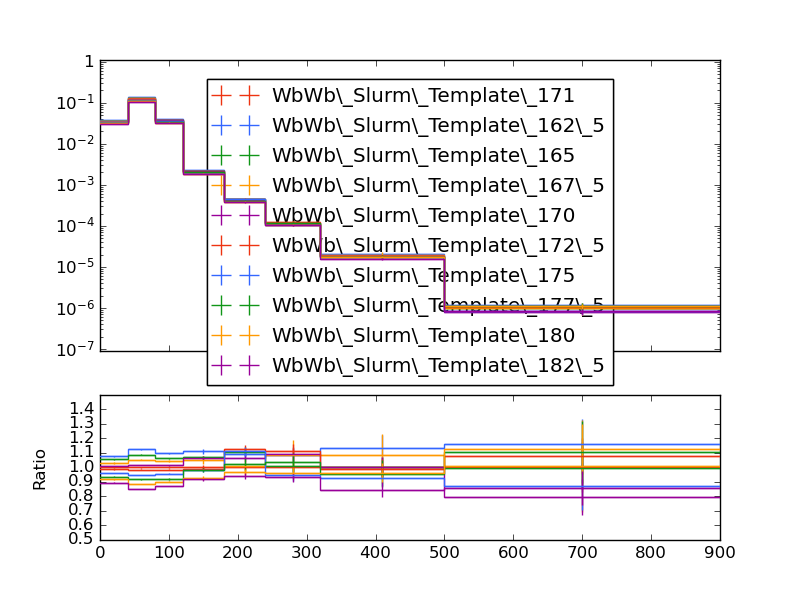

Reproduce this figure in Python.
#! /usr/bin/env python

# This Python script was auto-generated using YODA v2.0.1.
# Analysis object: /WbWb_singlelepton/mT_lep1met
# Timestamp: 12-01-2026 (12:51:18)

import matplotlib as mpl
import matplotlib.pyplot as plt
mpl.use('Agg') # comment out for interactive use
import os
import numpy as np

plotDir = os.path.split(os.path.realpath(__file__))[0]
if 'YODA_USER_PLOT_PATH' in globals():
    plot_outdir = globals()['YODA_USER_PLOT_PATH']
else:
    plot_outdir = plotDir

#plot style
plt.style.use(os.path.join(plotDir, '../default.mplstyle'))

plt.rcParams['text.usetex'] = False
plt.style.use(['classic'])
plt.rc('font', family='DejaVu Sans')
# plot metadata
figW, figH = plt.rcParams['figure.figsize']
ax_xLabel = r''
ax_yLabel = r''
ax_title  = r''
ax_xScale = 'linear'
ax_yScale = 'log'
xLims = (0.0, 900.0)
yLims = (9e-08, 1.1)

# TeX-friendly labels for the legend
labels = {
    'legend' : ([ r"WbWb\_Slurm\_Template\_171", r"WbWb\_Slurm\_Template\_162\_5", r"WbWb\_Slurm\_Template\_165", r"WbWb\_Slurm\_Template\_167\_5", r"WbWb\_Slurm\_Template\_170", r"WbWb\_Slurm\_Template\_172\_5", r"WbWb\_Slurm\_Template\_175", r"WbWb\_Slurm\_Template\_177\_5", r"WbWb\_Slurm\_Template\_180", r"WbWb\_Slurm\_Template\_182\_5" ], r""),
}

# Adjust canvas width and height
canvasW = 10.0
canvasH = 9.0
figW *= canvasW/10.
figH *= canvasH/9.

# Create figure and axis objects
fig, (ax, ratio0_ax) = plt.subplots(2, 1, sharex=True,
                  figsize=(figW,figH), gridspec_kw={'height_ratios': (6.0, 3.0)})

# Set figure margins
plt.subplots_adjust(
    left   = 1.0 * plt.rcParams['figure.subplot.left'],
    right  = 1.0 * plt.rcParams['figure.subplot.right'],
    top    = 1.0 * plt.rcParams['figure.subplot.top'],
    bottom = 1.0 * plt.rcParams['figure.subplot.bottom'])

ratio0_ax.yaxis.set_major_locator(mpl.ticker.MultipleLocator(0.1))
ratio0_ax.set_ylim(0.5, 1.4999)
ratio0_ax.set_ylabel('Ratio')

# the numerical data is stored in a separate file
dataf = dict()
prefix = os.path.split(__file__)[0]
if prefix:    prefix = prefix + '/'
exec(open(prefix+'mT_lep1met__data.py').read(), dataf)


legend_handles = dict() # keep track of handles for the legend

# style options for curves
# starts at zorder>=5 to draw curve on top of legend
styles = {
  'WbWb_LO_PS_Had_171/Analysis/WbWb_Slurm_Template_171.yoda.gz': {
    'color' : '#EE3311',
    'linestyle' : '-',
    'linewidth' : 1,
    'marker' : 'none',
    'markersize' : 2,
    'capsize' : 0.0,
    'zorder' : 5,
    'histstyle' : 1,
    'drawstyle' : 'steps-pre',
    'xerrorbars' : 1,
    'yerrorbars' : 1,
    'fillcolor' : None,
    'fillopacity' : 1.0,
    'ratio0_linestyle' : '-',
    'ratio0_linewidth' : 1,
    'ratio0_marker' : 'none',
    'ratio0_markersize' : 2,
    'ratio0_capsize' : 0.0,
    'ratio0_zorder' : 5,
    'ratio0_histstyle' : 1,
    'ratio0_drawstyle' : 'steps-pre',
    'ratio0_xerrorbars' : 1,
    'ratio0_yerrorbars' : 1,
  },
  'WbWb_LO_PS_Had_162/Analysis/WbWb_Slurm_Template_162_5.yoda.gz': {
    'color' : '#3366FF',
    'linestyle' : '-',
    'linewidth' : 1,
    'marker' : 'none',
    'markersize' : 2,
    'capsize' : 0.0,
    'zorder' : 6,
    'histstyle' : 1,
    'drawstyle' : 'steps-pre',
    'xerrorbars' : 1,
    'yerrorbars' : 1,
    'fillcolor' : None,
    'fillopacity' : 1.0,
    'ratio0_linestyle' : '-',
    'ratio0_linewidth' : 1,
    'ratio0_marker' : 'none',
    'ratio0_markersize' : 2,
    'ratio0_capsize' : 0.0,
    'ratio0_zorder' : 6,
    'ratio0_histstyle' : 1,
    'ratio0_drawstyle' : 'steps-pre',
    'ratio0_xerrorbars' : 1,
    'ratio0_yerrorbars' : 1,
  },
  'WbWb_LO_PS_Had_165/Analysis/WbWb_Slurm_Template_165.yoda.gz': {
    'color' : '#109618',
    'linestyle' : '-',
    'linewidth' : 1,
    'marker' : 'none',
    'markersize' : 2,
    'capsize' : 0.0,
    'zorder' : 7,
    'histstyle' : 1,
    'drawstyle' : 'steps-pre',
    'xerrorbars' : 1,
    'yerrorbars' : 1,
    'fillcolor' : None,
    'fillopacity' : 1.0,
    'ratio0_linestyle' : '-',
    'ratio0_linewidth' : 1,
    'ratio0_marker' : 'none',
    'ratio0_markersize' : 2,
    'ratio0_capsize' : 0.0,
    'ratio0_zorder' : 7,
    'ratio0_histstyle' : 1,
    'ratio0_drawstyle' : 'steps-pre',
    'ratio0_xerrorbars' : 1,
    'ratio0_yerrorbars' : 1,
  },
  'WbWb_LO_PS_Had_167/Analysis/WbWb_Slurm_Template_167_5.yoda.gz': {
    'color' : '#FF9900',
    'linestyle' : '-',
    'linewidth' : 1,
    'marker' : 'none',
    'markersize' : 2,
    'capsize' : 0.0,
    'zorder' : 8,
    'histstyle' : 1,
    'drawstyle' : 'steps-pre',
    'xerrorbars' : 1,
    'yerrorbars' : 1,
    'fillcolor' : None,
    'fillopacity' : 1.0,
    'ratio0_linestyle' : '-',
    'ratio0_linewidth' : 1,
    'ratio0_marker' : 'none',
    'ratio0_markersize' : 2,
    'ratio0_capsize' : 0.0,
    'ratio0_zorder' : 8,
    'ratio0_histstyle' : 1,
    'ratio0_drawstyle' : 'steps-pre',
    'ratio0_xerrorbars' : 1,
    'ratio0_yerrorbars' : 1,
  },
  'WbWb_LO_PS_Had_170/Analysis/WbWb_Slurm_Template_170.yoda.gz': {
    'color' : '#990099',
    'linestyle' : '-',
    'linewidth' : 1,
    'marker' : 'none',
    'markersize' : 2,
    'capsize' : 0.0,
    'zorder' : 9,
    'histstyle' : 1,
    'drawstyle' : 'steps-pre',
    'xerrorbars' : 1,
    'yerrorbars' : 1,
    'fillcolor' : None,
    'fillopacity' : 1.0,
    'ratio0_linestyle' : '-',
    'ratio0_linewidth' : 1,
    'ratio0_marker' : 'none',
    'ratio0_markersize' : 2,
    'ratio0_capsize' : 0.0,
    'ratio0_zorder' : 9,
    'ratio0_histstyle' : 1,
    'ratio0_drawstyle' : 'steps-pre',
    'ratio0_xerrorbars' : 1,
    'ratio0_yerrorbars' : 1,
  },
  'WbWb_LO_PS_Had_172/Analysis/WbWb_Slurm_Template_172_5.yoda.gz': {
    'color' : '#EE3311',
    'linestyle' : '-',
    'linewidth' : 1,
    'marker' : 'none',
    'markersize' : 2,
    'capsize' : 0.0,
    'zorder' : 10,
    'histstyle' : 1,
    'drawstyle' : 'steps-pre',
    'xerrorbars' : 1,
    'yerrorbars' : 1,
    'fillcolor' : None,
    'fillopacity' : 1.0,
    'ratio0_linestyle' : '-',
    'ratio0_linewidth' : 1,
    'ratio0_marker' : 'none',
    'ratio0_markersize' : 2,
    'ratio0_capsize' : 0.0,
    'ratio0_zorder' : 10,
    'ratio0_histstyle' : 1,
    'ratio0_drawstyle' : 'steps-pre',
    'ratio0_xerrorbars' : 1,
    'ratio0_yerrorbars' : 1,
  },
  'WbWb_LO_PS_Had_175/Analysis/WbWb_Slurm_Template_175.yoda.gz': {
    'color' : '#3366FF',
    'linestyle' : '-',
    'linewidth' : 1,
    'marker' : 'none',
    'markersize' : 2,
    'capsize' : 0.0,
    'zorder' : 11,
    'histstyle' : 1,
    'drawstyle' : 'steps-pre',
    'xerrorbars' : 1,
    'yerrorbars' : 1,
    'fillcolor' : None,
    'fillopacity' : 1.0,
    'ratio0_linestyle' : '-',
    'ratio0_linewidth' : 1,
    'ratio0_marker' : 'none',
    'ratio0_markersize' : 2,
    'ratio0_capsize' : 0.0,
    'ratio0_zorder' : 11,
    'ratio0_histstyle' : 1,
    'ratio0_drawstyle' : 'steps-pre',
    'ratio0_xerrorbars' : 1,
    'ratio0_yerrorbars' : 1,
  },
  'WbWb_LO_PS_Had_177/Analysis/WbWb_Slurm_Template_177_5.yoda.gz': {
    'color' : '#109618',
    'linestyle' : '-',
    'linewidth' : 1,
    'marker' : 'none',
    'markersize' : 2,
    'capsize' : 0.0,
    'zorder' : 12,
    'histstyle' : 1,
    'drawstyle' : 'steps-pre',
    'xerrorbars' : 1,
    'yerrorbars' : 1,
    'fillcolor' : None,
    'fillopacity' : 1.0,
    'ratio0_linestyle' : '-',
    'ratio0_linewidth' : 1,
    'ratio0_marker' : 'none',
    'ratio0_markersize' : 2,
    'ratio0_capsize' : 0.0,
    'ratio0_zorder' : 12,
    'ratio0_histstyle' : 1,
    'ratio0_drawstyle' : 'steps-pre',
    'ratio0_xerrorbars' : 1,
    'ratio0_yerrorbars' : 1,
  },
  'WbWb_LO_PS_Had_180/Analysis/WbWb_Slurm_Template_180.yoda.gz': {
    'color' : '#FF9900',
    'linestyle' : '-',
    'linewidth' : 1,
    'marker' : 'none',
    'markersize' : 2,
    'capsize' : 0.0,
    'zorder' : 13,
    'histstyle' : 1,
    'drawstyle' : 'steps-pre',
    'xerrorbars' : 1,
    'yerrorbars' : 1,
    'fillcolor' : None,
    'fillopacity' : 1.0,
    'ratio0_linestyle' : '-',
    'ratio0_linewidth' : 1,
    'ratio0_marker' : 'none',
    'ratio0_markersize' : 2,
    'ratio0_capsize' : 0.0,
    'ratio0_zorder' : 13,
    'ratio0_histstyle' : 1,
    'ratio0_drawstyle' : 'steps-pre',
    'ratio0_xerrorbars' : 1,
    'ratio0_yerrorbars' : 1,
  },
  'WbWb_LO_PS_Had_182/Analysis/WbWb_Slurm_Template_182_5.yoda.gz': {
    'color' : '#990099',
    'linestyle' : '-',
    'linewidth' : 1,
    'marker' : 'none',
    'markersize' : 2,
    'capsize' : 0.0,
    'zorder' : 14,
    'histstyle' : 1,
    'drawstyle' : 'steps-pre',
    'xerrorbars' : 1,
    'yerrorbars' : 1,
    'fillcolor' : None,
    'fillopacity' : 1.0,
    'ratio0_linestyle' : '-',
    'ratio0_linewidth' : 1,
    'ratio0_marker' : 'none',
    'ratio0_markersize' : 2,
    'ratio0_capsize' : 0.0,
    'ratio0_zorder' : 14,
    'ratio0_histstyle' : 1,
    'ratio0_drawstyle' : 'steps-pre',
    'ratio0_xerrorbars' : 1,
    'ratio0_yerrorbars' : 1,
  },
}

# curve from input yoda files in main panel
for label, yvals in dataf['yvals'].items():
    if all(np.isnan(v) for v in dataf['yvals'][label]):
        continue
    tmp = None
    if styles[label]['histstyle']: # draw as histogram
        xpos = dataf['xedges'][label] if styles[label]['drawstyle'] else dataf['xpoints'][label]
        ypos = np.insert(yvals, 0, yvals[0]) if styles[label]['drawstyle'] else yvals
        if styles[label]['fillcolor']: # fill area below curve
            ax.fill_between(xpos, ypos, step='pre',
                            color=styles[label]['fillcolor'],
                            alpha=styles[label]['fillopacity'])
        tmp, = ax.plot(xpos, ypos,
                       color=styles[label]['color'],
                       linestyle=styles[label]['linestyle'],
                       linewidth=styles[label]['linewidth'],
                       drawstyle=styles[label]['drawstyle'], solid_joinstyle='miter',
                       zorder=styles[label]['zorder'], label=label)
    tmp = ax.errorbar(dataf['xpoints'][label], yvals,
                      xerr=np.array(dataf['xerrs'][label])*styles[label]['xerrorbars'],
                      yerr=np.array(dataf['yerrs'][label])*styles[label]['yerrorbars'],
                      fmt=styles[label]['marker'], capsize=styles[label]['capsize'],
                      markersize=styles[label]['markersize'],
                      ecolor=styles[label]['color'],
                      color=styles[label]['color'], zorder=styles[label]['zorder'])
    tmp[-1][0].set_linestyle(styles[label]['linestyle'])
    tmp[-1][0].set_linewidth(styles[label]['linewidth'])
    if label in dataf['add_legend_handle']:  legend_handles[label] = tmp
    for varLabel in dataf['variation_yvals'].keys():
        if varLabel.startswith(label):
            tmp, = ax.plot(dataf['xedges'][label], dataf['variation_yvals'][varLabel],
                           color=styles[label]['color'],
                           linestyle=styles[label]['linestyle'],
                           linewidth=styles[label]['linewidth'],
                           drawstyle='steps-pre', solid_joinstyle='miter',
                           zorder=styles[label]['zorder'], alpha=0.5)


# plots on ratio panel
# curve from input yoda files in ratio panel
for label, yvals in dataf['ratio0_yvals'].items():
    if all(np.isnan(v) for v in yvals):
        continue
    if styles[label]['ratio0_histstyle']: # plot as histogram
        xpos = dataf['xedges']['WbWb_LO_PS_Had_171/Analysis/WbWb_Slurm_Template_171.yoda.gz'] if styles[label]['ratio0_drawstyle'] else dataf['xpoints']['WbWb_LO_PS_Had_171/Analysis/WbWb_Slurm_Template_171.yoda.gz']
        ypos = np.insert(yvals, 0, yvals[0]) if styles[label]['ratio0_drawstyle'] else yvals
        ratio0_ax.plot(xpos, ypos,
                       color=styles[label]['color'],
                       linewidth=styles[label]['linewidth'],
                       linestyle=styles[label]['ratio0_linestyle'],
                       drawstyle=styles[label]['ratio0_drawstyle'], zorder=styles[label]['zorder'],
                       solid_joinstyle='miter')
    tmp = ratio0_ax.errorbar(dataf['xpoints']['WbWb_LO_PS_Had_171/Analysis/WbWb_Slurm_Template_171.yoda.gz'], yvals,
                             xerr=np.array(dataf['ref_xerrs'])*styles[label]['ratio0_xerrorbars'],
                             yerr=np.array(dataf['ratio0_yerrs'][label])*styles[label]['ratio0_yerrorbars'],
                             fmt=styles[label]['ratio0_marker'], capsize=styles[label]['ratio0_capsize'],
                             markersize=styles[label]['ratio0_markersize'],
                             ecolor=styles[label]['color'],
                             color=styles[label]['color'])
    tmp[-1][0].set_linestyle(styles[label]['ratio0_linestyle'])
    tmp[-1][0].set_linewidth(styles[label]['ratio0_linewidth'])

    for varlabel in dataf['ratio0_variation_vals'].keys():
        if varlabel.startswith(label):
            ratio0_ax.plot(dataf['xedges']['WbWb_LO_PS_Had_171/Analysis/WbWb_Slurm_Template_171.yoda.gz'],
                            dataf['ratio0_variation_vals'][varlabel],
                            color=styles[label]['color'],
                            linestyle=styles[label]['linestyle'],
                            linewidth=styles[label]['linewidth'],
                            drawstyle='steps-pre', solid_joinstyle='miter',
                            zorder=1, alpha=0.5)

legend_items = list(legend_handles.values())
ax.add_artist(ax.legend(legend_items,
                        labels['legend'][0],
                        title=labels['legend'][1],
                        alignment='left',
                        loc='upper center',
                        bbox_to_anchor=(0.5, 0.97)))

# set plot metadata as defined above
ratio0_ax.set_xlabel(ax_xLabel)
ratio0_ax.xaxis.set_label_coords(1., -0.15)
ax.set_ylabel(ax_yLabel, ha='right', va='top')
ax.yaxis.set_label_coords(-0.11, 1.0)
ax.set_title(ax_title, loc='left')
ax.set_xscale(ax_xScale)
ax.set_yscale(ax_yScale)
ax.set_xlim(xLims)
ax.set_ylim(yLims)

# tick formatting
plt.rcParams['xtick.top'] = True
plt.rcParams['ytick.right'] = True
ax.yaxis.set_major_locator(mpl.ticker.LogLocator(base=10.0, numticks=np.inf))
ax.yaxis.set_minor_locator(mpl.ticker.LogLocator(
                           base=10.0, subs=np.arange(0.1, 1, 0.1), numticks=np.inf))
fig.align_ylabels((ax, ratio0_ax))
plt.savefig(os.path.join(plot_outdir, 'mT_lep1met.pdf'), format='PDF')
plt.savefig(os.path.join(plot_outdir, 'mT_lep1met.png'), format='PNG')

plt.close(fig)
